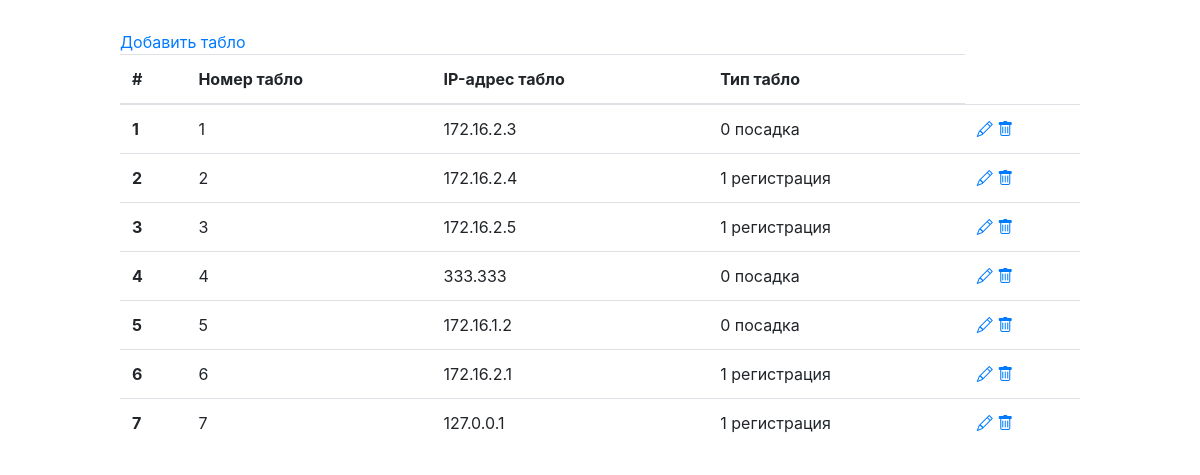
/sts, run on an earlier commit of the app's database.
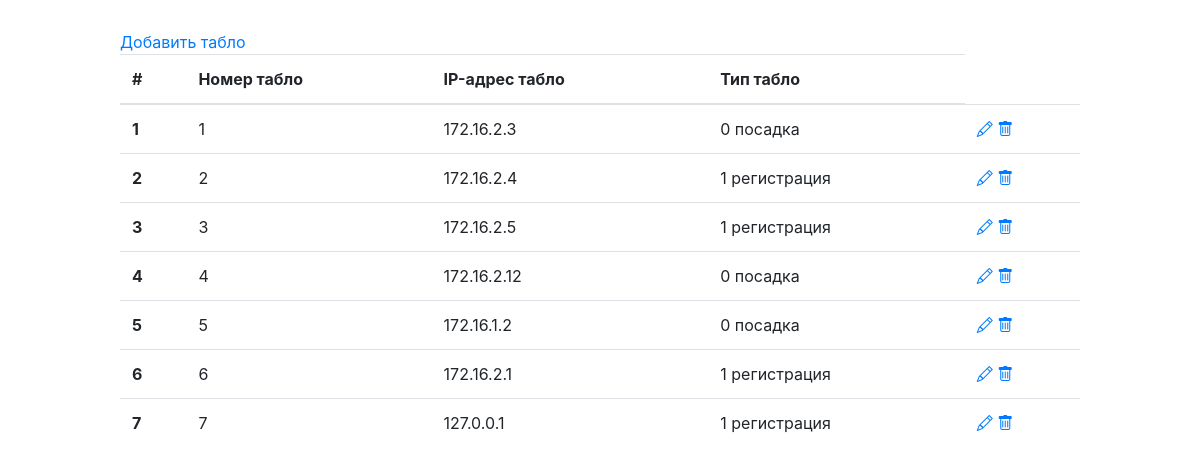
And on a later commit of the database.
### data/sts.py (models this page shows)
class Sts(SqlAlchemyBase, SerializerMixin):
    __tablename__ = 'st'
    id = sqlalchemy.Column(sqlalchemy.Integer,
                           primary_key=True, autoincrement=True)
    remote_ip = sqlalchemy.Column(sqlalchemy.String, nullable=True)
    type = sqlalchemy.Column(sqlalchemy.Integer, nullable=True)

### main.py (the view)
@app.route('/sts', methods=['GET', 'POST'])
def sts():
    db_sess = db_session.create_session()
    data = db_sess.query(Sts).all()
    if 'st_id' in request.args.keys():
        id_row = request.args['st_id']
        db_sess.query(Sts).filter(Sts.id == id_row).delete()
        db_sess.commit()
        data = db_sess.query(Sts).all()
    return render_template("sts.html", data=enumerate(data))

### data/db_session.py (called while the page is built)
def create_session() -> Session:
    global __factory
    return __factory()

### templates/sts.html (shortened to what this page needs)
<!doctype html>
<html lang="en">
<head>
     <link rel="stylesheet" href="https://cdn.jsdelivr.net/npm/bootstrap-icons@1.4.1/font/bootstrap-icons.css">
    <link rel="stylesheet" href="https://maxcdn.bootstrapcdn.com/bootstrap/4.0.0/css/bootstrap.min.css">
</head>
<body>
<div style="width: 80%; margin: auto; padding-top: 30px;">
    <a href="add_st">Добавить табло</a>
    <table class="table">
        <thead>
        <tr>
            <th scope="col">#</th>
            <th scope="col">Номер табло</th>
            <th scope="col">IP-адрес табло</th>
            <th scope="col">Тип табло</th>
        </tr>
        </thead>
        <tbody>
        {% for index,raw in data %}
        <tr>
            <th scope="row">{{ index + 1 }}</th>
            <td>{{ raw.id }}</td>
            <td>{{ raw.remote_ip }}</td>
            <td>
                {{ raw.type }}
                {% if raw.type == 1 %}
                    регистрация
                  {% elif raw.type == 0 %}
                    посадка
                 {% endif %}
            </td>
            {% set edit_link = "edit_st?st_id=" + (raw.id)|string %}
            {% set delete_link = "sts?st_id=" + (raw.id)|string %}
            <td>
                <a href="{{edit_link}}"><i class="bi bi-pencil"></i></a>
                <a href="{{delete_link}}"><i class="bi bi-trash"></i></a>
            </td>
        </tr>
        {% endfor %}
        </tbody>
    </table>
</div>
</body>
</html>

What changed in the data, as far as the page shows it:
changed Sts id 4: remote_ip "333.333" → "172.16.2.12"
